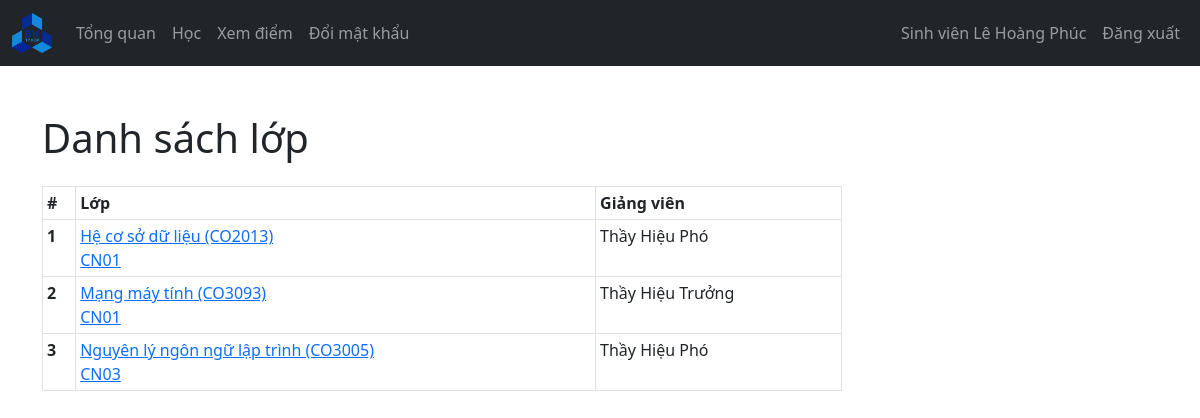
Screenshot of /SinhVien/hoc.php (signed in) with the database file from the repository.
### tables this page shows
CREATE TABLE `sinhvien` (
  `masinhvien` varchar(127) NOT NULL,
  `ho_tenlot` varchar(255) NOT NULL,
  `ten` varchar(255) NOT NULL,
  `tendangnhap` varchar(127) NOT NULL,
  `matkhau` varchar(255) NOT NULL,
  `email` varchar(255) NOT NULL,
  `sdt` varchar(15) NOT NULL,
  `namsinh` int(11) NOT NULL,
  `gioitinh` tinyint(1) NOT NULL
);

CREATE TABLE `lop_rec` (
  `id_lophoc` int(11) NOT NULL,
  `makhoahoc` varchar(127) NOT NULL,
  `masinhvien` varchar(127) NOT NULL
);

CREATE TABLE `khoahoc` (
  `makhoahoc` varchar(127) NOT NULL,
  `tenkhoahoc` varchar(255) NOT NULL
);

CREATE TABLE `lophoc` (
  `id_c` int(11) NOT NULL,
  `malophoc` varchar(127) NOT NULL,
  `makhoahoc` varchar(127) NOT NULL,
  `magiangvien` varchar(127) NOT NULL
);

CREATE TABLE `giangvien` (
  `magiangvien` varchar(127) NOT NULL,
  `ho_tenlot` varchar(255) NOT NULL,
  `ten` varchar(255) NOT NULL,
  `tendangnhap` varchar(127) NOT NULL,
  `matkhau` varchar(255) NOT NULL,
  `email` varchar(255) NOT NULL,
  `sdt` varchar(15) NOT NULL,
  `namsinh` int(11) NOT NULL,
  `gioitinh` tinyint(1) NOT NULL
);

### controllers/sinhvien_ctl.php (called while the page is built, shortened)
<?php
function getSinhVienTheoId($id, $conn)
{
  $sql = "SELECT * FROM sinhvien
           WHERE masinhvien=?";
  $stmt = $conn->prepare($sql);
  $stmt->execute([$id]);
  if ($stmt->rowCount() == 1) {
    $sinhvien = $stmt->fetch();
    return $sinhvien;
  } else {
    return 0;
  }
}

### controllers/lophoc_ctl.php (called while the page is built, shortened)
<?php
function getGiangVienCuaLop($lop_id, $conn)
{
  $sql = "SELECT magiangvien FROM lophoc
          WHERE id_c=:idlop";
  $stmt = $conn->prepare($sql);
  $stmt->bindParam(':idlop',$lop_id);
  $stmt->execute();
  if ($stmt->rowCount() == 1) {
    $giangvien = $stmt->fetch();
    return $giangvien;
  } else {
    return 0;
  }
}
function getLopCuaSinhVien($sinhvien_id, $conn)
{
  $sql = "SELECT * FROM lop_rec
          WHERE masinhvien=?";
  $stmt = $conn->prepare($sql);
  $stmt->execute([$sinhvien_id]);
  if ($stmt->rowCount() >= 1) {
    $lophoc = $stmt->fetchAll();
    return $lophoc;
  } else {
    return 0;
  }
}
function getTenCuaKhoa($khoa_id, $conn) {
  $sql = "SELECT tenkhoahoc FROM khoahoc
          WHERE makhoahoc=?";
  $stmt = $conn->prepare($sql);
  $stmt->execute([$khoa_id]);
  if ($stmt->rowCount() == 1) {
    $tenkhoa = $stmt->fetch();
    return $tenkhoa;
  } else {
    return 0;
  }
}
function getLopTheoId($id, $conn) {
  $sql = "SELECT malophoc,makhoahoc FROM lophoc
          WHERE id_c=?";
  $stmt = $conn->prepare($sql);
  $stmt->execute([$id]);
  if ($stmt->rowCount() == 1) {
    $lophoc = $stmt->fetch();
    return $lophoc;
  } else {
    return 0;
  }
}

### controllers/global_ctl.php (called while the page is built, shortened)
<?php
function gotoLop($lop_id) {
  return "./lop_view.php?id=$lop_id";
}

### controllers/giangvien_ctl.php (called while the page is built, shortened)
<?php
function getGiangVienTheoId($giangvien_id, $conn)
{
  $sql = "SELECT * FROM giangvien
            WHERE magiangvien=?";
  $stmt = $conn->prepare($sql);
  $stmt->execute([$giangvien_id]);
  if ($stmt->rowCount() == 1) {
    $giangvien = $stmt->fetch();
    return $giangvien;
  } else {
    return 0;
  }
}

### SinhVien/hoc.php (the view, shortened to what this page needs)
<?php
if (isset($_SESSION['masinhvien']) && isset($_SESSION['tucach'])) {
    if ($_SESSION['tucach'] == 'SinhVien') {
        include "../controllers/includer.php";
        $masinhvien = $_SESSION['masinhvien'];
        $sinhvien = getSinhVienTheoId($masinhvien, $conn);
        $lophoc = getLopCuaSinhVien($masinhvien, $conn);
?>
        <!DOCTYPE html>
        <html lang="en">
        <head>
                <?php
                $tensinhvien = $sinhvien['ho_tenlot'] . " " . $sinhvien['ten'];
                $title = "Sinh viên " . $tensinhvien;
                $usrname = $title;
                ?>
            <link rel="stylesheet" href="https://cdn.jsdelivr.net/npm/bootstrap@5.2.0/dist/css/bootstrap.min.css">
            <link rel="stylesheet" href="../css/style.css">
            <link rel="stylesheet" href="https://cdnjs.cloudflare.com/ajax/libs/font-awesome/4.7.0/css/font-awesome.min.css">
        </head>
        <body>
            <?php
            include "comp/navbar.php";
            ?>
            <?php
            if ($lophoc != 0) {
            ?>
                <div class="container mt-5">
                    <h1>Danh sách lớp</h1>
                    <div class="table-responsive">
                        <table class="table table-sm table-bordered mt-3 n-table table-hover">
                            <thead>
                                <tr>
                                    <th scope="col">#</th>
                                    <th scope="col">Lớp</th>
                                    <th scope="col">Giảng viên</th>
                                </tr>
                            </thead>
                            <tbody>
                                <?php $i = 1;
                                foreach ($lophoc as $cailop) {
                                    $lop = getLopTheoId($cailop['id_lophoc'], $conn);
                                    $tenkhoa = getTenCuaKhoa($lop['makhoahoc'], $conn);
                                    $tenkhoa = $tenkhoa['tenkhoahoc'];
                                    $tenlop = $tenkhoa . " (" . $lop['makhoahoc'] . ")";
                                    $gv = getGiangVienCuaLop($cailop['id_lophoc'], $conn);
                                    $giangvien = getGiangVienTheoId($gv['magiangvien'], $conn);
                                    $gGV_tmp = $giangvien['gioitinh'];
                                    if ($gGV_tmp == true) {
                                        $gGV = "Thầy ";
                                    } else {
                                        $gGV = "Cô ";
                                    }
                                    $id_ = $cailop['id_lophoc'];
                                    $tengiangvien = $gGV . $giangvien['ho_tenlot'] . " " . $giangvien['ten'];
                                ?>
                                    <tr>
                                        <th scope="row">
                                            <?php echo $i;
                                            $i++; ?>
                                        </th>
                                        <td>
                                            <a href="<?php echo gotoLop($id_)?>">
                                                <?= $tenlop; ?>
                                                <br />
                                                <?= $lop['malophoc'] ?>
                                            </a>
                                        </td>
                                        <td>
                                            <?= $tengiangvien ?>
                                        </td>
                                    </tr>
                                <?php } ?>
                            </tbody>
                        </table>
                    </div>
                <?php } else { ?>
                    <div class="alert alert-info .w-450 m-5" role="alert">
                        Không có lớp học!
                    </div>
                <?php } ?>
                </div>
        </body>
        </html>
<?php
    } else {
        header("Location: ../login.php");
        exit;
    }
} else {
    header("Location: ../login.php");
    exit;
}
?>

### SinhVien/comp/navbar.php (shortened to what this page needs)
<nav class="navbar navbar-expand-lg navbar-dark bg-dark">
  <div class="container-fluid">
    <a class="navbar-brand" href="../index.php">
      <img src="../imgs/logo.png" width="40">
    </a>
    <div class="collapse navbar-collapse" id="navbarSupportedContent">
      <ul class="navbar-nav me-auto mb-2 mb-lg-0" id="navLinks">
        <li class="nav-item">
          <a class="nav-link" aria-current="page" href="index.php">Tổng quan</a>
        </li>
        <li class="nav-item">
          <a class="nav-link" href="hoc.php">Học</a>
        </li>
        <li class="nav-item">
          <a class="nav-link" href="diem.php">Xem điểm</a>
        </li>
        <li class="nav-item">
          <a class="nav-link" href="doimatkhau.php">Đổi mật khẩu</a>
        </li>
      </ul>
      <ul class="navbar-nav me-right mb-2 mb-lg-0">
        <li class="nav-item">
          <a class="nav-link" href="index.php">
            <?= $usrname ?>
          </a>
        </li>
        <li class="nav-item">
          <a class="nav-link" href="../logout.php">Đăng xuất</a>
        </li>
      </ul>
    </div>
  </div>
</nav>

### css/style.css (style rules this page uses)
.n-table { max-width: 800px; }

### rows the page displays
sinhvien: usrname "Sinh viên Lê Hoàng Phúc"
lop_rec: khoahoc.tenkhoahoc "Hệ cơ sở dữ liệu (CO2013)", id_lophoc.malophoc "CN01", giangvien.gioitinh+ho_tenlot+ten "Thầy Hiệu Phó"
lop_rec: khoahoc.tenkhoahoc "Mạng máy tính (CO3093)", id_lophoc.malophoc "CN01", giangvien.gioitinh+ho_tenlot+ten "Thầy Hiệu Trưởng"
lop_rec: khoahoc.tenkhoahoc "Nguyên lý ngôn ngữ lập trình (CO3005)", id_lophoc.malophoc "CN03", giangvien.gioitinh+ho_tenlot+ten "Thầy Hiệu Phó"
